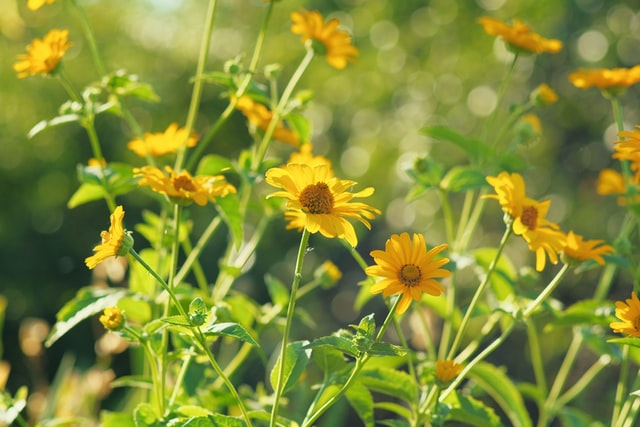
#> input picture Image_Data/flowers.jpg, 640 x 427 px
$ jupyter execute --allow-errors SIFT_Detection.ipynb   (shell and % lines are left out)
#> lines starting #> are read from the running program, lines starting #| are printed output that depends on the picture
# Scale Invariant Feature Transform (SIFT) Detection
***

[cell 1]
# notebook imports
import cv2
import math
import scipy
from scipy.stats import norm
import numpy as np
import matplotlib.pyplot as plt
from mpl_toolkits import mplot3d

[cell 2]
# loading in images
flowers = cv2.imread('../Image_Data/flowers.jpg')
#> flowers is the input picture: shape (427, 640, 3); mean B, G, R 55, 140.6, 131.4
flowers = cv2.cvtColor(flowers, cv2.COLOR_BGR2RGB)
gray_flowers = cv2.cvtColor(flowers, cv2.COLOR_RGB2GRAY)
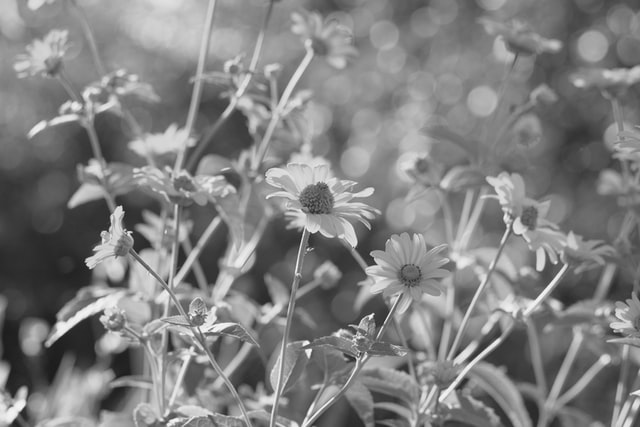
#> gray_flowers: shape (427, 640); min 25, max 250, mean 128.1
gray_flowers.shape
#> Out = (427, 640)

***
## Scale Space Extrema Detection

[cell 3]
# creating gaussian filter
def gaussian_filter(sigma):
    ksize = 2 * np.ceil(3 * sigma) + 1
    x, y = np.mgrid[-ksize//2 + 1:ksize//2 + 1, -ksize//2 + 1:ksize//2 + 1]
    # creates gaussian kernel using the 2D gaussian function
    kernel = np.exp(-((x**2 + y**2)/(2.0*sigma**2))) / (2*np.pi*sigma**2)
    # returns normalized version of the kernel
    return kernel/kernel.sum()

[cell 4]
# generating a Gaussian octave
# IMPORTANT - IF I NOTICE LOSS IN DATA DURING FEATURE EXTRACTION, CHANGE THE DEPTH OF THE ORIGINAL IMG AND OF FILTER2D
def create_gaussian_octave(img, s, sigma):
    octave = [img]
    k = 2 ** (1/s)
    kernel = gaussian_filter(k * sigma)
    for i in range(s + 2):
        scale_up = cv2.filter2D(octave[-1], -1, kernel=kernel)
        octave.append(scale_up)

    return octave

[cell 5]
# creating Gaussian pyramid
def create_gaussian_pyramid(img, num_octaves, s, sigma):
    g_pyramid = []

    for i in range(num_octaves):
        octave = create_gaussian_octave(img, s, sigma)
        g_pyramid.append(octave)
        # scaling down the image and taking the middle to use as base for next octave
        img = octave[-3][::2, ::2]

    return g_pyramid

Might have changed the dimensions here to make writing the feature etrema method easier to implement, not sure yet tho

[cell 6]
def create_DoG_octave(gaussian_octave):
    DoG_oct = []
    for i in range(1, len(gaussian_octave)):
        DoG_oct.append(gaussian_octave[i] - gaussian_octave[i - 1])

    # IMPORTANT DATA CHANGE HERE TO NP ARR
    return np.array(DoG_oct)
    # changes the shape from 7, 427, 640 to 427, 640, 7
#     return np.concatenate([o[:,:,np.newaxis] for o in DoG_oct], axis=2)

[cell 7]
def create_DoG_pyramid(gaussian_pyramid):
    DoG_pyr = []

    for octave in gaussian_pyramid:
        DoG_pyr.append(create_DoG_octave(octave))

    return DoG_pyr

[cell 8]
# not sure why the axes needed to be flipped - ???????
res = create_gaussian_octave(gray_flowers, 5, 1.6)
#> the loop in create_gaussian_octave, `for i in range(s + 2):` made 7 passes
#> pass 1, in create_gaussian_octave, `scale_up = cv2.filter2D(octave[-1], -1, kernel=kernel)`:
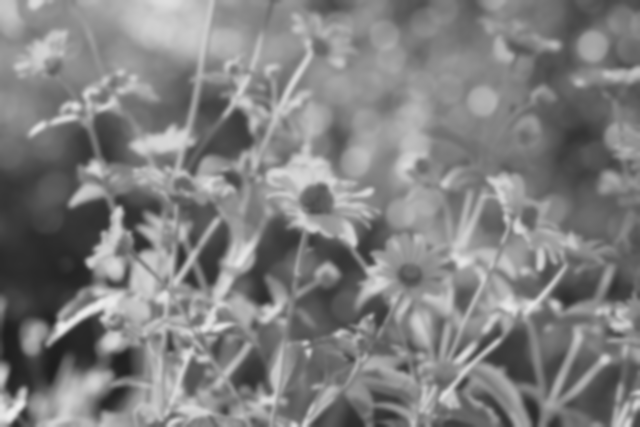
#> scale_up: shape (427, 640); min 30, max 239, mean 128.1
#> after the loop in create_gaussian_octave, `for i in range(s + 2):`: octave = 8 items
#> res = 8 items
res_dog = create_DoG_octave(res)
#> the loop in create_DoG_octave, `for i in range(1, len(gaussian_octave)):` made 7 passes
#> after the loop in create_DoG_octave, `for i in range(1, len(gaussian_octave)):`: DoG_oct = 7 items
# plt.imshow(res[4][::2, ::2])
# res_dog = np.array(res_dog)
res_dog.shape
#> Out = (7, 427, 640)

[cell 9]
sample = create_gaussian_pyramid(gray_flowers, 4, 5, 1.6)
#> the loop in create_gaussian_pyramid, `for i in range(num_octaves):` made 4 passes
#> pass 1, in create_gaussian_pyramid, `img = octave[-3][::2, ::2]`:
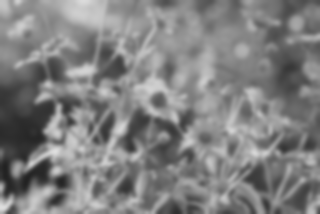
#> img: shape (214, 320); min 34, max 223, mean 128.1
#> pass 2, in create_gaussian_pyramid, `img = octave[-3][::2, ::2]`:
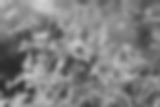
#> img: shape (107, 160); min 42, max 209, mean 128.1
#> after the loop in create_gaussian_pyramid, `for i in range(num_octaves):`:
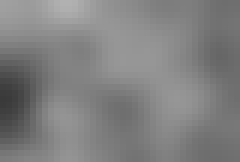
#> img: shape (27, 40) (shown 6 times larger); min 58, max 177, mean 128.2
#> after the loop in create_gaussian_pyramid, `for i in range(num_octaves):`: g_pyramid = 4 items
#> sample = 4 items

[cell 10]
sample_dog_pyr = create_DoG_pyramid(sample)
#> the loop in create_DoG_pyramid, `for octave in gaussian_pyramid:` made 4 passes
#> sample_dog_pyr = 4 items
#> (the rest of this cell did not finish here and is left out)

[cell 11]
# from the above statement, the data is in the following form:
# 4 octaves, with 7 images per octave
# each of spots in each octave contains a 2D array that is the image
# alright, now let's plot local extrema - or try to :D

[cell 12]
# alright so the current issue is np slicing for primitive lists does not exist obviously, but would ne much nicer
# this means that either the input has to be converted to a numpy array, or the data beforehand has to be processed
# as numpy arrays - gonna try it with python primitives first

[cell 13]
# nsize = neighborhood size: default is 3 to sample 26 points in adjacents octave levels
def get_local_extrema(DoG_octave, nsize=3):
    # we need to take local mins and maxes only in adjacent scales
    # go through octaves
    possible_kpoints = []
    offset = nsize//2
    for i in range(1, len(DoG_octave) - 1):
        # go through images in each octave
        for j in range(offset, len(DoG_octave[0]) - offset):
            for k in range(offset, len(DoG_octave[0, 0]) - offset):
                patch = DoG_octave[i - 1:i + 2, j - offset:j + offset + 1, k - offset:k + offset + 1]
                if np.argmax(patch) == 13 or np.argmin(patch) == 13:
                    # row, col, lvl
                    possible_kpoints.append([j, k, i])

    return possible_kpoints

[cell 14]
# Sooo, only getting keypoints on lvl 1, might have something to do with lost data due to uint8 typing?
kpoints = get_local_extrema(res_dog)
#> the loop in get_local_extrema, `for i in range(1, len(DoG_octave) - 1):` made 5 passes
#> after the loop in get_local_extrema, `for i in range(1, len(DoG_octave) - 1):`: possible_kpoints = 12487 items, first 6: [1, 44, 1], [1, 45, 1], [1, 265, 1], [1, 361, 1], [2, 15, 1], [2, 28, 1]
#> kpoints has the same summary as possible_kpoints in get_local_extrema

[cell 15]
sigma = 1.6
size = 2*np.ceil(3*sigma)+1
x, y = np.mgrid[-size//2 + 1:size//2 + 1, -size//2 + 1:size//2 + 1]
y

[cell 16]
# Messing around with LoG function
def create_LoG(sigma, k_size):
    kernel = np.zeros((k_size, k_size))
    pos_offset = k_size//2
    neg_offset = -pos_offset
    for x in range(neg_offset, pos_offset + 1):
        for y in range(neg_offset, pos_offset + 1):
            r = math.sqrt(x * x + y * y)
            s = 2 * sigma ** 2
            LoG = ((1 - (r * r)/s) * (np.e ** (-((r * r)/s)))) / (-(math.pi * sigma ** 4))
            kernel[x + pos_offset, y + pos_offset] = LoG
    return kernel

[cell 17]
sigma = 1.6
res = create_LoG(sigma, 9)
plt.plot(res)
plt.show()

[cell 18]
xv, yv = np.mgrid[0:res.shape[0], 0:res.shape[1]]
fig = plt.figure()
ax = fig.add_subplot(111, projection='3d')
dem3d=ax.plot_surface(xv,yv,res, cmap='winter', edgecolor='none')
plt.show()
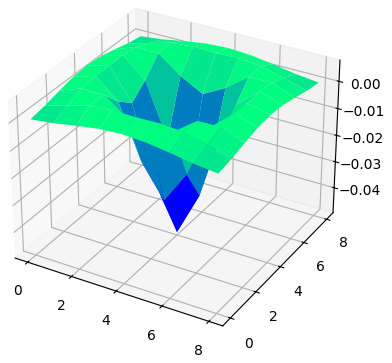
#> figure drawn by matplotlib, 1 panel

[cell 19]
ax.view_init(30, 45)
fig

[cell 20]
def DoG_1D(sigma1, sigma2):
    size = (int)(2*np.ceil(3*sigma1)+1)
    pos_offset = size//2
    neg_offset = -pos_offset
    gauss1 = []
    gauss2 = []
    for i in range(neg_offset, pos_offset + 1):
#         g = np.exp(-((i * i)/2 * sigma1 * sigma1)) / (math.sqrt(2 * np.pi) * sigma1)
        g = np.exp(-i * i/2/sigma1/sigma1) / sigma1
        g = g/size
        gauss1.append(g)

    i = neg_offset
    while i <= pos_offset:
#         g = np.exp(-((i * i)/(2 * sigma1 * sigma1))) / (math.sqrt(2 * np.pi) * sigma1)
        g = np.exp(-i * i/2/sigma1/sigma1) / sigma1
        gauss2.append(g)
        i += 0.1
    return gauss1, gauss2

[cell 21]
# I think this is fine
sigma1 = 1
size = (int)(2*np.ceil(3*sigma1)+1)
pos_offset = size//2
neg_offset = -pos_offset
res, gauss_res = DoG_1D(sigma1, 0)
x_vals = np.arange(neg_offset * sigma1/0.1, pos_offset * sigma1/0.1, sigma1)
# plt.xticks(np.arange(min(x_vals), max(x_vals)+1, 2.0))
plt.plot(x_vals, gauss_res)
#> figure, not shown here; curve peaks at x = 0, y = 1

[cell 22]
gauss_res1, gauss_res2 = DoG_1D(2, 0)
gauss_res1 = np.array(gauss_res1)
plt.plot(gauss_res1 * len(gauss_res2)//len(gauss_res1))
plt.plot(gauss_res2)
plt.show()
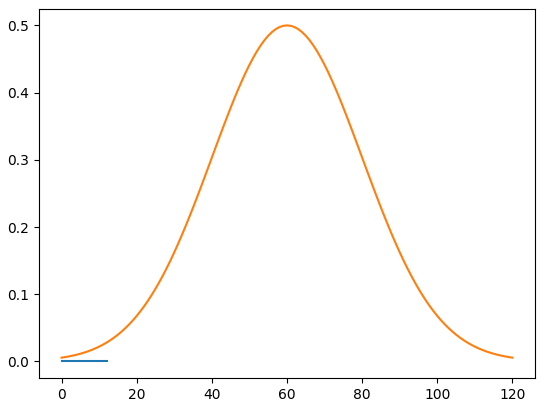
#> figure drawn by matplotlib, 1 panel; curve peaks at x = 60, y = 0.5

[cell 23]
x_values = np.arange(-5, 5, 0.1)
y_values = scipy.stats.norm(0, 1)
plt.plot(x_values, y_values.pdf(x_values))
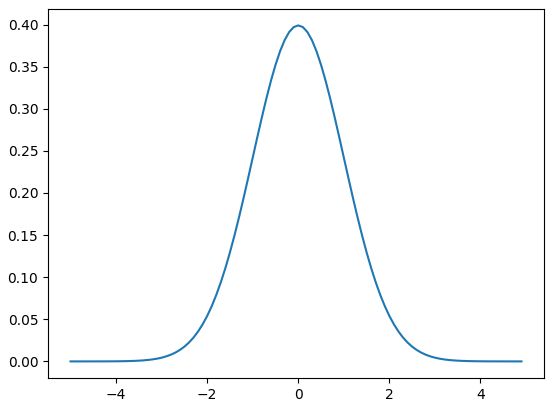
#> figure drawn by matplotlib, 1 panel; curve peaks at x = -1.78e-14, y = 0.399

[cell 24]
y = scipy.stats.norm(0, 2)
plt.plot(x_values, y.pdf(x_values))
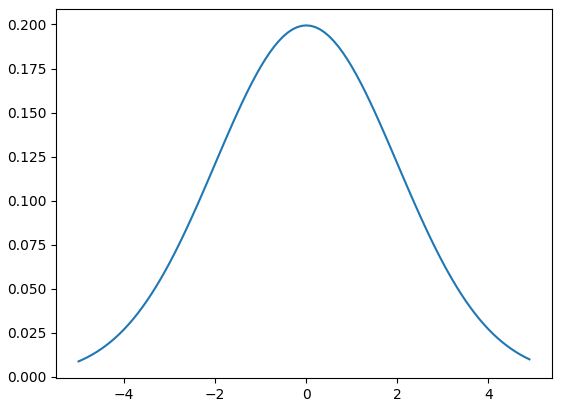
#> figure drawn by matplotlib, 1 panel; curve peaks at x = -1.78e-14, y = 0.199

#> (a cell that did not finish here is left out)

[cell 26]
res, gauss_res = DoG_1D(2, 0)
combined = np.array(gauss_res2) - np.array(gauss_res)
plt.plot(combined)
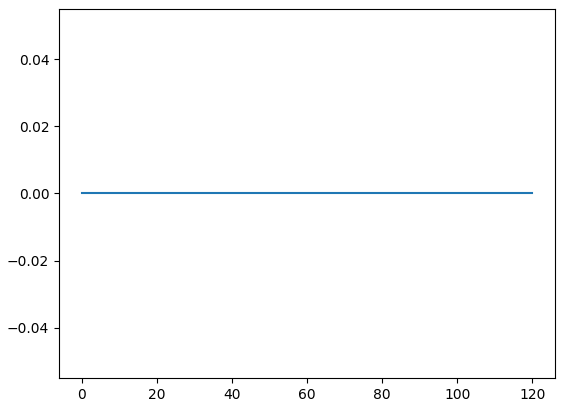
#> figure drawn by matplotlib, 1 panel

$ run again, with Image_Data/chess.jpg copied over Image_Data/flowers.jpg
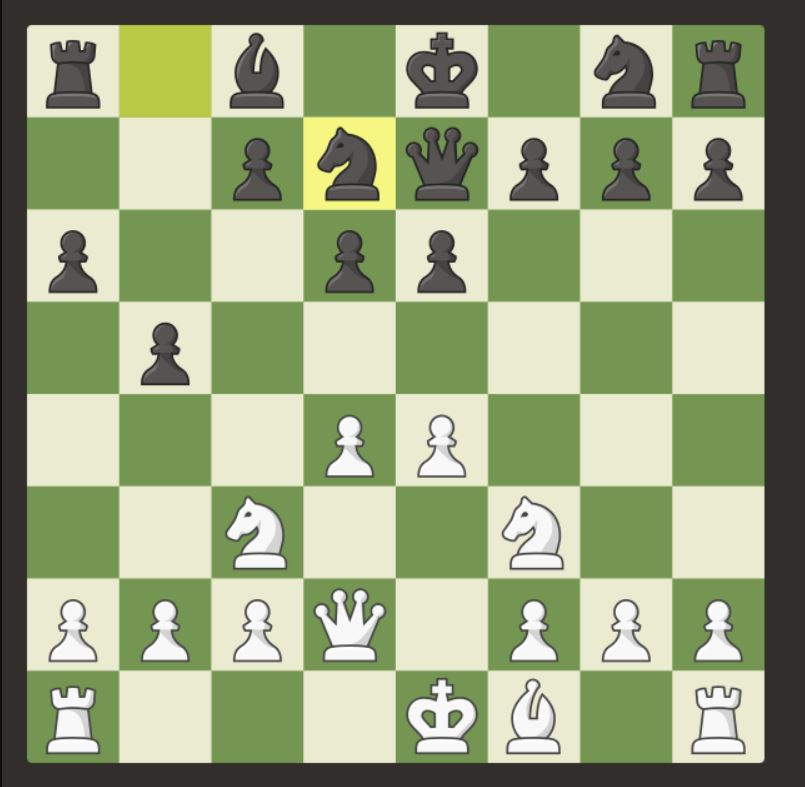
#> input picture Image_Data/chess.jpg, 805 x 787 px
#> flowers is the input picture: shape (787, 805, 3); mean B, G, R 128.3, 165.3, 154.1
#> after the loop in create_gaussian_octave, `for i in range(s + 2):`: octave = 8 items
#> the loop in create_DoG_octave, `for i in range(1, len(gaussian_octave)):` made 7 passes
#> after the loop in create_DoG_octave, `for i in range(1, len(gaussian_octave)):`: DoG_oct = 7 items
#> after the loop in create_gaussian_pyramid, `for i in range(num_octaves):`:
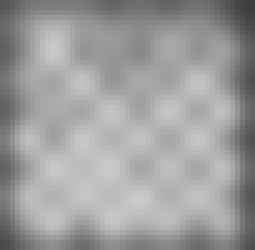
#> img: shape (50, 51) (shown 5 times larger); min 60, max 202, mean 156.7
#> after the loop in create_gaussian_pyramid, `for i in range(num_octaves):`: g_pyramid = 4 items
#> the loop in create_DoG_pyramid, `for octave in gaussian_pyramid:` made 4 passes
#> the loop in get_local_extrema, `for i in range(1, len(DoG_octave) - 1):` made 5 passes
#> after the loop in get_local_extrema, `for i in range(1, len(DoG_octave) - 1):`: possible_kpoints = 9781 items, first 6: [24, 758, 1], [25, 121, 1], [25, 208, 1], [25, 304, 1], [25, 308, 1], [25, 309, 1]
#> kpoints has the same summary as possible_kpoints in get_local_extrema
